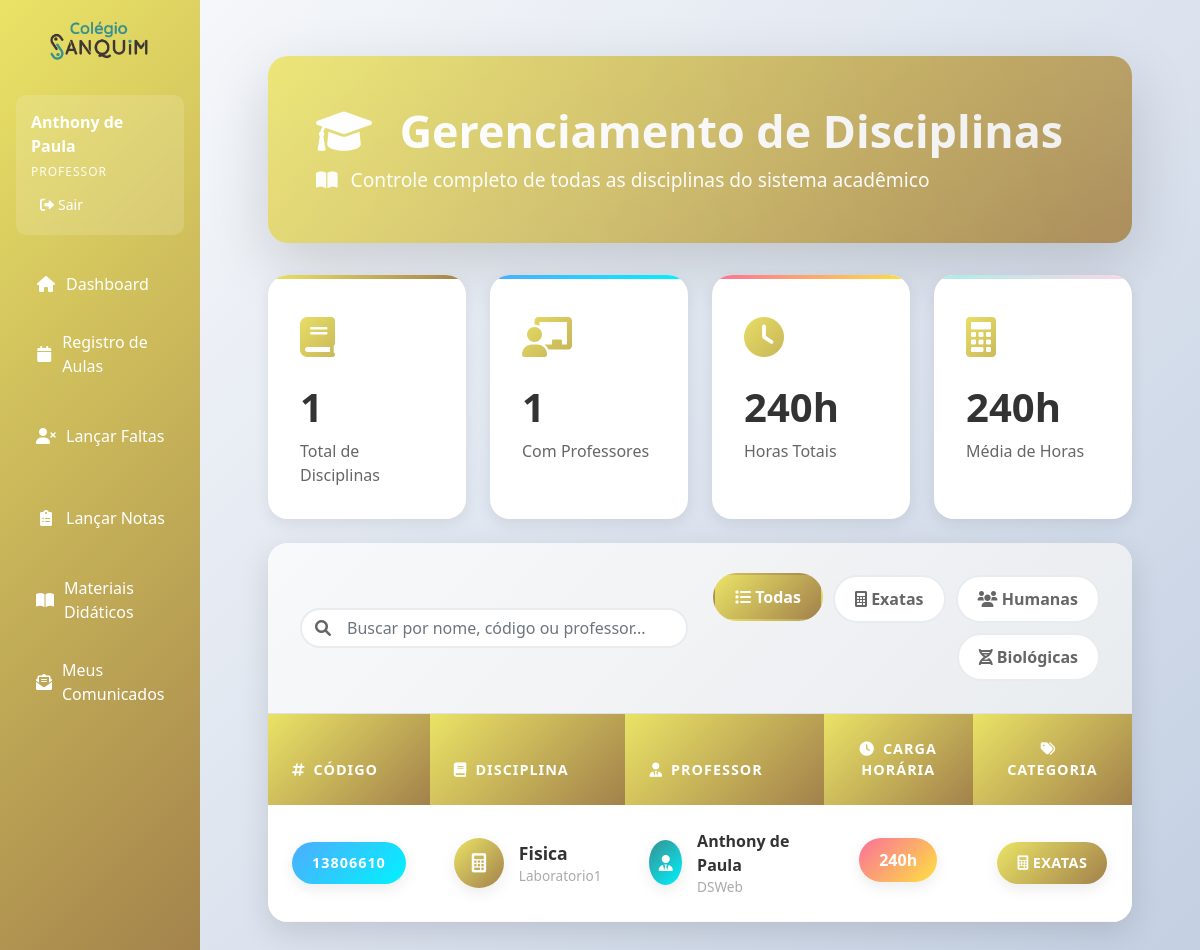
The page /disciplinas (signed in) on the database its author committed.
### app.py (models this page shows, shortened)
class Professor(db.Model):
    __tablename__ = 'professor'
    id = db.Column(db.Integer, primary_key=True)
    nome = db.Column(db.String(100), nullable=False)
    cpf = db.Column(db.String(14), nullable=False, unique=True)
    rg = db.Column(db.String(20))
    endereco = db.Column(db.String(255))
    bairro = db.Column(db.String(100))
    cidade = db.Column(db.String(100))
    email = db.Column(db.String(120), unique=True, nullable=False)
    telefone = db.Column(db.String(20))
    status = db.Column(db.Integer, default=1)
    senha_hash = db.Column(db.String(255), nullable=True)  # Novo campo
    especialidade = db.Column(db.String(100))
    ativo = db.Column(db.Boolean, default=True)  # Novo campo
    disciplinas_ministradas = db.relationship('Disciplina', back_populates='professor', lazy=True)

class Disciplina(db.Model):
    __tablename__ = 'disciplina'
    id = db.Column(db.Integer, primary_key=True)
    nome = db.Column(db.String(100), nullable=False)
    codigo = db.Column(db.String(20), unique=True, nullable=False)
    carga_horaria = db.Column(db.Integer)
    descricao = db.Column(db.Text)
    categoria = db.Column(db.String(50), default='geral') # ex: exatas, humanas, biologicas, geral
    professor_id = db.Column(db.Integer, db.ForeignKey('professor.id'))
    turma_id = db.Column(db.Integer, db.ForeignKey('turma.id'))
    professor = db.relationship('Professor', backref='minhas_disciplinas')
    turma = db.relationship('Turma', backref='disciplinas_vinculadas')
    notas = db.relationship('Nota', back_populates='disciplina', cascade="all, delete-orphan")
    faltas = db.relationship('Falta', back_populates='disciplina_rel', cascade="all, delete-orphan")

class Turma(db.Model):
    __tablename__ = 'turma'
    id = db.Column(db.Integer, primary_key=True)
    nome = db.Column(db.String(50), nullable=False)
    curso_id = db.Column(db.Integer, db.ForeignKey('curso.id'), nullable=False)
    local = db.Column(db.String(100))
    periodo = db.Column(db.String(20))  # Matutino, Vespertino, Noturno
    ano = db.Column(db.Integer, nullable=False)
    semestre = db.Column(db.Integer, nullable=False)  # 1 ou 2
    status = db.Column(db.Integer, default=1)  # 1-Ativo, 0-Inativo
    curso = db.relationship('Curso', backref='turmas_vinculadas')
    alunos = db.relationship('Aluno', backref='turma_atual')
    disciplinas = db.relationship('Disciplina', backref='turma_associada')

### app.py (the view)
@app.route('/disciplinas')
@login_required
def listar_disciplinas():
    if session.get('user_tipo') == 'professor':
        professor_id = session.get('user_id')
        disciplinas = Disciplina.query.filter_by(professor_id=professor_id).all()
    else: # Admin e Secretaria veem todas
        disciplinas = Disciplina.query.all()
    total_disciplinas = len(disciplinas)
    if total_disciplinas > 0:
        disciplinas_com_professor = sum(1 for d in disciplinas if d.professor_id)
        total_horas = sum(d.carga_horaria or 0 for d in disciplinas)
        media_horas = round(total_horas / total_disciplinas)
    else:
        disciplinas_com_professor = 0
        total_horas = 0
        media_horas = 0
    return render_template(
        'disciplinas/listar.html',
        disciplinas=disciplinas,
        total_disciplinas=total_disciplinas,
        disciplinas_com_professor=disciplinas_com_professor,
        total_horas=total_horas,
        media_horas=media_horas
    )

### app.py (called while the page is built)
def login_required(f):
    @wraps(f)
    def decorated_function(*args, **kwargs):
        if 'user_id' not in session:
            return redirect(url_for('login'))
        return f(*args, **kwargs)
    return decorated_function

### templates/disciplinas/listar.html (shortened to what this page needs)
{% extends "base.html" %}
{% block content %}
<div class="main-container">
    <div class="header-section">
        <div class="header-background"></div>
        <div class="header-content d-flex justify-content-between align-items-center flex-wrap">
            <div class="mb-3 mb-md-0">
                <h1 class="page-title mb-2">
                    <i class="fas fa-graduation-cap me-3"></i>
                    Gerenciamento de Disciplinas
                </h1>
                <p class="page-subtitle">
                    <i class="fas fa-book-open me-2"></i>
                    Controle completo de todas as disciplinas do sistema acadêmico
                </p>
            </div>
        </div>
    </div>
    <div class="stats-container mb-4">
        <div class="row g-4">
            <div class="col-md-3">
                <div class="stat-card stat-primary">
                    <div class="stat-icon">
                        <i class="fas fa-book"></i>
                    </div>
                    <div class="stat-content">
                        <h3>{{ total_disciplinas }}</h3>
                        <p>Total de Disciplinas</p>
                    </div>
                </div>
            </div>
            <div class="col-md-3">
                <div class="stat-card stat-success">
                    <div class="stat-icon">
                        <i class="fas fa-chalkboard-teacher"></i>
                    </div>
                    <div class="stat-content">
                        <h3>{{ disciplinas_com_professor }}</h3>
                        <p>Com Professores</p>
                    </div>
                </div>
            </div>
            <div class="col-md-3">
                <div class="stat-card stat-warning">
                    <div class="stat-icon">
                        <i class="fas fa-clock"></i>
                    </div>
                    <div class="stat-content">
                        <h3>{{ total_horas }}h</h3>
                        <p>Horas Totais</p>
                    </div>
                </div>
            </div>
            <div class="col-md-3">
                <div class="stat-card stat-info">
                    <div class="stat-icon">
                        <i class="fas fa-calculator"></i>
                    </div>
                    <div class="stat-content">
                        <h3>{{ media_horas }}h</h3>
                        <p>Média de Horas</p>
                    </div>
                </div>
            </div>
        </div>
    </div>
    <div class="main-card">
        {% if disciplinas %}
        <div class="search-filter-bar">
            <div class="row align-items-center">
                <div class="col-md-6">
                    <div class="search-box">
                        <i class="fas fa-search"></i>
                        <input type="text" id="searchInput" placeholder="Buscar por nome, código ou professor..." class="form-control">
                    </div>
                </div>
                <div class="col-md-6 text-end">
                    <div class="filter-buttons">
                        <button class="filter-btn active" data-filter="all">
                            <i class="fas fa-list"></i> Todas
                        </button>
                        <button class="filter-btn" data-filter="exatas">
                            <i class="fas fa-calculator"></i> Exatas
                        </button>
                        <button class="filter-btn" data-filter="humanas">
                            <i class="fas fa-users"></i> Humanas
                        </button>
                        <button class="filter-btn" data-filter="biologicas">
                            <i class="fas fa-dna"></i> Biológicas
                        </button>
                    </div>
                </div>
            </div>
        </div>
        <div class="table-container">
            <div class="table-responsive">
                <table class="table custom-table" id="disciplinasTable">
                    <thead>
                        <tr>
                            <th><i class="fas fa-hashtag me-2"></i>Código</th>
                            <th><i class="fas fa-book me-2"></i>Disciplina</th>
                            <th><i class="fas fa-user-tie me-2"></i>Professor</th>
                            <th class="text-center"><i class="fas fa-clock me-2"></i>Carga Horária</th>
                            <th class="text-center"><i class="fas fa-tags me-2"></i>Categoria</th>
                        </tr>
                    </thead>
                    <tbody>
                        {% for disciplina in disciplinas %}
                        <tr data-category="{{ disciplina.categoria }}">
                            <td>
                                <div class="codigo-container">
                                    <span class="subject-code">{{ disciplina.codigo }}</span>
                                </div>
                            </td>
                            <td>
                                <div class="disciplina-info">
                                    <div class="disciplina-avatar">
                                        {% if disciplina.categoria == 'exatas' %}<i class="fas fa-calculator"></i>
                                        {% elif disciplina.categoria == 'humanas' %}<i class="fas fa-landmark"></i>
                                        {% elif disciplina.categoria == 'biologicas' %}<i class="fas fa-dna"></i>
                                        {% else %}<i class="fas fa-book"></i>{% endif %}
                                    </div>
                                    <div>
                                        <span class="subject-name">{{ disciplina.nome }}</span>
                                        <small class="d-block text-muted-light">{{ disciplina.turma.nome if disciplina.turma else 'Sem turma' }}</small>
                                    </div>
                                </div>
                            </td>
                            <td>
                                <div class="professor-info">
                                    <div class="professor-avatar">
                                        <i class="fas fa-user-tie"></i>
                                    </div>
                                    <div>
                                        {% if disciplina.professor %}
                                        <span class="professor-name">{{ disciplina.professor.nome }}</span>
                                        <small class="d-block text-muted-light">{{ disciplina.professor.especialidade or 'Especialista' }}</small>
                                        {% else %}
                                        <span class="professor-name text-muted">Não atribuído</span>
                                        {% endif %}
                                    </div>
                                </div>
                            </td>
                            <td class="text-center">
                                <div class="workload-container">
                                    <span class="workload">{{ disciplina.carga_horaria or 0 }}h</span>
                                </div>
                            </td>
                            <td class="text-center">
                                <span class="category-badge category-{{ disciplina.categoria }}">
                                    {% if disciplina.categoria == 'exatas' %}<i class="fas fa-calculator me-1"></i>
                                    {% elif disciplina.categoria == 'humanas' %}<i class="fas fa-users me-1"></i>
                                    {% elif disciplina.categoria == 'biologicas' %}<i class="fas fa-dna me-1"></i>
                                    {% else %}<i class="fas fa-tag me-1"></i>{% endif %}
                                    {{ disciplina.categoria|capitalize }}
                                </span>
                            </td>
                        </tr>
                        {% endfor %}
                    </tbody>
                </table>
            </div>
        </div>
        {% endif %}
    </div>
</div>
{% endblock %}

### templates/base.html (shortened to what this page needs)
<!DOCTYPE html>
<html lang="pt-br">
  <head>
    <link
      href="https://cdnjs.cloudflare.com/ajax/libs/bootstrap/5.1.3/css/bootstrap.min.css"
      rel="stylesheet"
    />
    <link
      href="https://cdnjs.cloudflare.com/ajax/libs/font-awesome/6.0.0/css/all.min.css"
      rel="stylesheet"
    />
  </head>
  <body>
    <div class="container-fluid">
      <div class="row">
        <div class="col-md-3 col-lg-2 px-0 sidebar">
          <div class="mt-auto text-center py-3" style="margin-top: auto !important;">
              <img src="{{ url_for('static', filename='images/logosamquim.png') }}"
                   alt="Sanquim Logo"
                   style="max-width: 50%; height: auto;">
          </div>
          <div class="p-3">
            <div class="user-info">
              <div class="user-name">{{ session.user_nome }}</div>
              <div class="user-type">{{ session.user_tipo|capitalize }}</div>
              <div
                class="mt-2 d-flex justify-content-between align-items-center"
              >
                <a
                  href="{{ url_for('logout') }}"
                  class="btn btn-logout btn-sm"
                  style="color: white"
                >
                  <i class="fas fa-sign-out-alt me-1"></i>Sair
                </a>
              </div>
            </div>
            <nav class="nav flex-column mt-3">
              {% if session.user_tipo != 'admin' %}
              <a
                class="nav-link {% if request.endpoint == 'index' %}active{% endif %}"
                href="{{ url_for('index') }}"
              >
                <i class="fas fa-home"></i> Dashboard
              </a>
              {% endif %}
              {% if session.user_tipo == 'professor' %}
              <a
                class="nav-link {% if request.endpoint == 'calendario_professor' %}active{% endif %}"
                href="{{ url_for('calendario_professor') }}"
              >
                <i class="fas fa-calendar"></i> Registro de Aulas
              </a>
              <a
                class="nav-link {% if request.endpoint == 'listar_faltas_professor' %}active{% endif %}"
                href="{{ url_for('listar_faltas_professor') }}"
              >
                <i class="fas fa-user-times"></i> Lançar Faltas
              </a>
              <a
                class="nav-link {% if request.endpoint == 'listar_notas' %}active{% endif %}"
                href="{{ url_for('listar_notas') }}"
              >
                <i class="fas fa-clipboard-list"></i> Lançar Notas
              </a>
              <a
                class="nav-link {% if request.endpoint == 'listar_materiais' %}active{% endif %}"
                href="{{ url_for('listar_materiais') }}"
              >
                <i class="fas fa-book-open"></i> Materiais Didáticos
              </a>
              <a
                class="nav-link {% if request.endpoint == 'listar_comunicados_enviados' %}active{% endif %}"
                href="{{ url_for('listar_comunicados_enviados') }}"
              >
                <i class="fas fa-envelope-open-text"></i> Meus Comunicados
              </a>
              {% endif %}
            </nav>
          </div>
        </div>
        <div class="col-md-9 col-lg-10 main-content" style="background: linear-gradient(135deg, #f5f7fa 0%, #c3cfe2 100%);">
          <div class="p-4">
            {% block content %}{% endblock %}
          </div>
        </div>
      </div>
    </div>
  </body>
</html>

### templates/base.html (style rules this page uses)
:root { --primary-color: #eae366; --secondary-color: #a2814b; --accent-color: #379091; --danger-color: #e74c3c; --success-color: #2ecc71; }
.sidebar { background: linear-gradient( 135deg, var(--primary-color) 0%, var(--secondary-color) 100% ); min-height: 100vh; transition: all 0.3s; }
.sidebar .nav-link { color: white; padding: 12px 20px; border-radius: 8px; margin: 5px 0; transition: all 0.2s; display: flex; align-items: center; }
.sidebar .nav-link i { margin-right: 10px; width: 20px; text-align: center; }
.main-content { background-color: #f8f9fa; min-height: 100vh; }
.user-info { background-color: rgba(255, 255, 255, 0.15); border-radius: 10px; padding: 15px; margin-bottom: 20px; backdrop-filter: blur(5px); }
.user-info .user-name { color: white; font-weight: bold; margin-bottom: 5px; }
.user-info .user-type { color: rgba(255, 255, 255, 0.9); font-size: 12px; text-transform: uppercase; letter-spacing: 1px; }

### rows shown on the page
Professor: user_nome "Anthony de Paula"
Disciplina: codigo "13806610", nome "Fisica", turma "Laboratorio1", professor.nome "Anthony de Paula", professor "DSWeb", carga_horaria "240", categoria "EXATAS"

### other values the page prints
{{ session.user_tipo|capitalize }} "PROFESSOR"
{{ total_disciplinas }} "1"
{{ disciplinas_com_professor }} "1"
{{ total_horas }} "240"
{{ media_horas }} "240"
